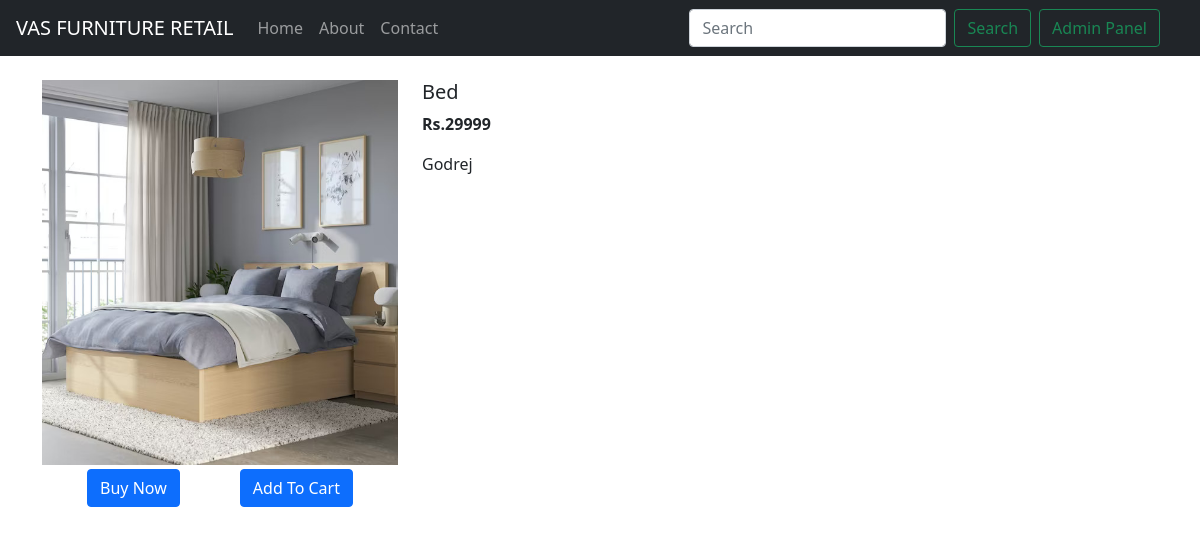
The app's page /products/3 with its own data.
### shop/models.py (models this page shows, shortened)
class Product(models.Model):
    product_id=models.AutoField
    product_name=models.CharField(max_length=50)
    category= models.CharField(max_length=50, default="")
    sub_category= models.CharField(max_length=50, default="")
    price=models.IntegerField(default=0)
    desc=models.CharField(max_length=300)
    pub_date=models.DateField()
    image= models.ImageField(upload_to="images",default="")

### shop/views.py (the view)
# urls.py: path("products/<int:id>", views.productView, name="ProductView"),
def productView(request, id):
    product = Product.objects.filter(id=id)
    return render(request, 'prodView.html', {'product':product[0]})

### shop/templates/prodView.html (shortened to what this page needs)
{% extends 'basic.html' %}
{% block body %}
<div class="container my-4">
    <div class="row">
    <div class="col-md-4">
    <div class="row">
        <img src="/media//{{product.image}}" width="233px" height="385px">
    </div>
        <div class="col my-1 " style="display: flex; justify-content: space-around;">
            <button class="btn btn-primary">Buy Now</button>
            <button class="btn btn-primary">Add To Cart</button>
        </div>
    </div>
    <div class="col-md-8">
        <h5>{{product.product_name}}</h5>
        <p><b>Rs.{{product.price}} </b></p>
        <p>{{product.desc}}</p>
    </div>
    </div>
</div>
{% endblock %}

### records on screen
Product: image (picture), product_name "Bed", price "29999", desc "Godrej"
